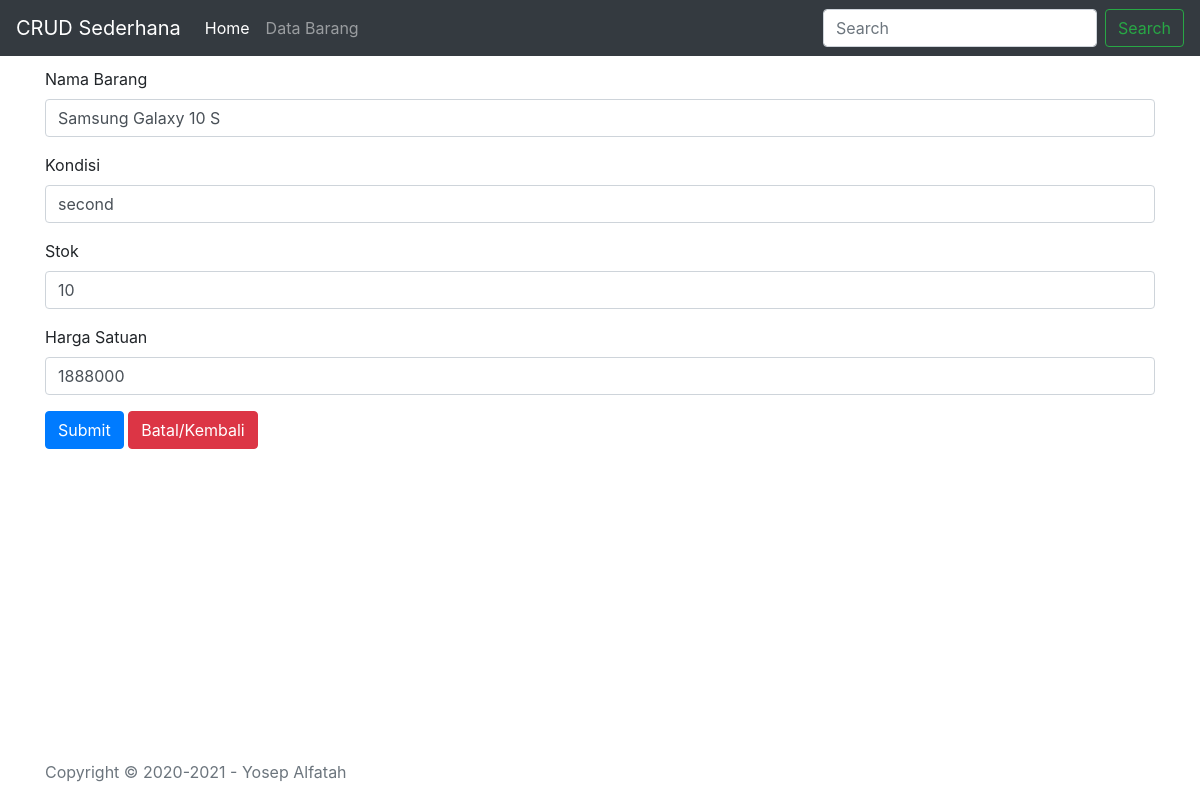
The app's page /barang/edit/1 with its own data.
### tables this page shows
CREATE TABLE IF NOT EXISTS `barang` (
  `id_barang` int(11) NOT NULL AUTO_INCREMENT,
  `nama_barang` varchar(50) NOT NULL,
  `kondisi` varchar(20) NOT NULL,
  `stok` int(4) NOT NULL,
  `harga_satuan` int(10) NOT NULL,
  PRIMARY KEY (`id_barang`)
);

### application/controllers/Barang.php (called while the page is built, shortened)
<?php
class Barang extends CI_Controller {
	    function __construct(){
    	$this->load->model('m_barang');
    }
	public function edit($id){
		$where =  array('id_barang'=>$id);
		$data['barang'] = $this->m_barang->edit_data($where)->result();
		$this->load->view('v_header');
		$this->load->view('barang/v_edit',$data);
		$this->load->view('v_footer');
	}
}

### index.php (called while the page is built, shortened)
<?php
require_once BASEPATH.'core/CodeIgniter.php';

### application/models/m_barang.php (called while the page is built, shortened)
<?php
class M_barang extends CI_Model
{
    function edit_data($where)
    {
    	return $this->db->get_where('barang',$where);
    }
}

### application/views/barang/v_edit.php (the view, shortened to what this page needs)
<main role="main" class="flex-shrink-0">
  <div class="container">
    <h3>Edit Data Barang</h3>
<?php foreach ($barang as $row) { ?>
    <form method="post" action="<?= base_url('barang/edit_aksi'); ?>">
    <div class="form-group">
    <label for="exampleFormControlInput1">Nama Barang</label>
    <input type="text" name="nama_barang" class="form-control" id="exampleFormControlInput1" value="<?= $row->nama_barang;  ?>">
  </div>
    <div class="form-group">
    <label for="exampleFormControlInput1">Kondisi</label>
    <input type="text" name="kondisi" class="form-control" id="exampleFormControlInput1" value="<?= $row->kondisi;  ?>">
  </div>
    <div class="form-group">
    <label for="exampleFormControlInput1">Stok</label>
    <input type="number" name="stok" class="form-control" id="exampleFormControlInput1" value="<?= $row->stok;  ?>">
  </div>
    <div class="form-group">
    <label for="exampleFormControlInput1">Harga Satuan</label>
    <input type="number" name="harga_satuan" class="form-control" id="exampleFormControlInput1" value="<?= $row->harga_satuan;  ?>">
  </div>
  <button type="submit" class="btn btn-primary">Submit</button>
  <a href="<?= base_url(); ?>" class="btn btn-danger">Batal/Kembali</a>
</form>
<?php }  ?>
  </div>
</main>

### records on screen
barang: nama_barang "Samsung Galaxy 10 S", kondisi "second", stok "10", harga_satuan "1888000"
